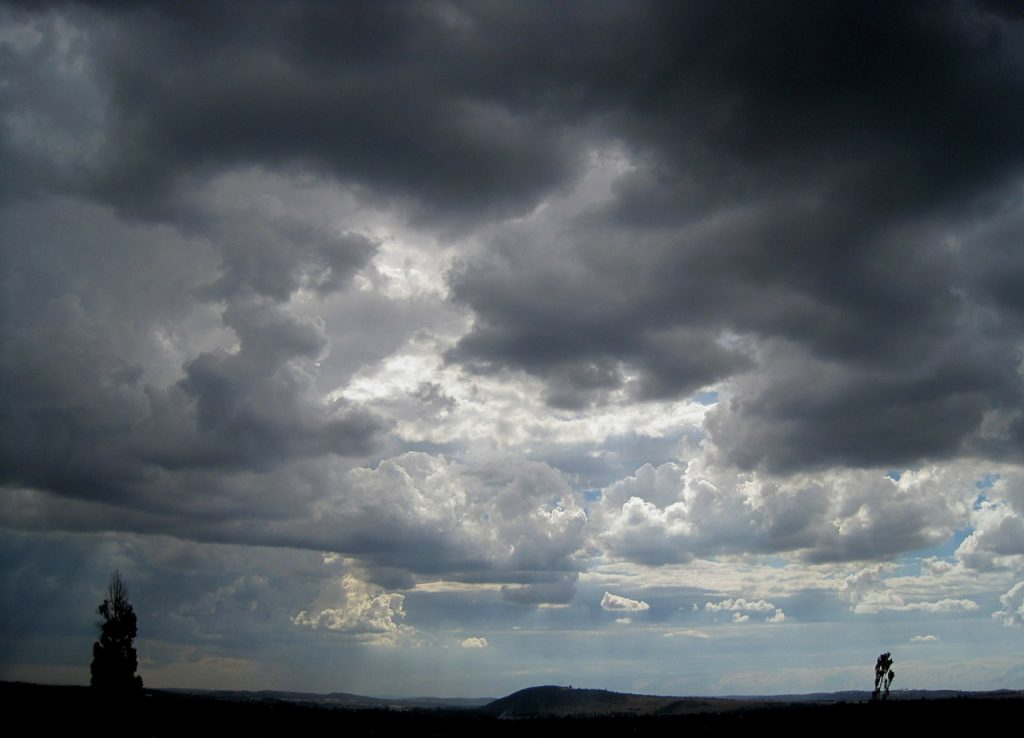
#> input picture 9回目/sample_cloud.jpg, 1024 x 738 px, found by its file name
$ python '9_1演習問題1.py'
#> lines starting #> are read from the running program, lines starting #| are printed output that depends on the picture; long printed decimals are rounded
#> in get_rgb, input_img is the input picture: shape (738, 1024, 3); mean B, G, R 99.5, 94, 87.6
# 解説：1.2.SVMを利用した空の写真の天気判定①

"""
【問題】
空欄を埋める形で、画像データの処理を実行してください。
本演習問題では、以下の部分のコードを修正します。
・画像データの要素数と実際の曇り画像を表示する部分をshow_img関数として定義する
・画像のRGBの平均値を求めるaverage_color関数で、それぞれの平均を求める部分を埋める
・get_rgb関数内で画像データを数値データに変換し、show_img関数とaverage_color関数を呼び出す
"""

# 使用するモジュールの読み込み
import pandas as pd
import numpy as np
import matplotlib.pyplot as plt
import cv2

#データのディレクトリを定義
directory ='./tenants/data/'

def show_img(input_img):
    #画像データの要素数
    img_structure = input_img.shape
#> img_structure = (738, 1024, 3)
    print(f'画像データの要素数：{img_structure}\n')
#| 画像データの要素数：(738, 1024, 3)

    #BGR→RGBに変換して表示
    input_img = cv2.cvtColor(input_img, cv2.COLOR_BGR2RGB)
    plt.imshow(input_img)
    plt.show()
    plt.clf()

# 画像中のRGB (Red/Green/Blue) を求めるための関数
def average_color(src):

    average_bgr = [0,0,0]
    # RGBの平均値の算出
    for i in range(3):
        extract_img = src[:,:,i]
        average_bgr[i] = np.average(extract_img)
#> this loop made 3 passes
#> pass 1, in average_color, `extract_img = src[:,:,i]`:
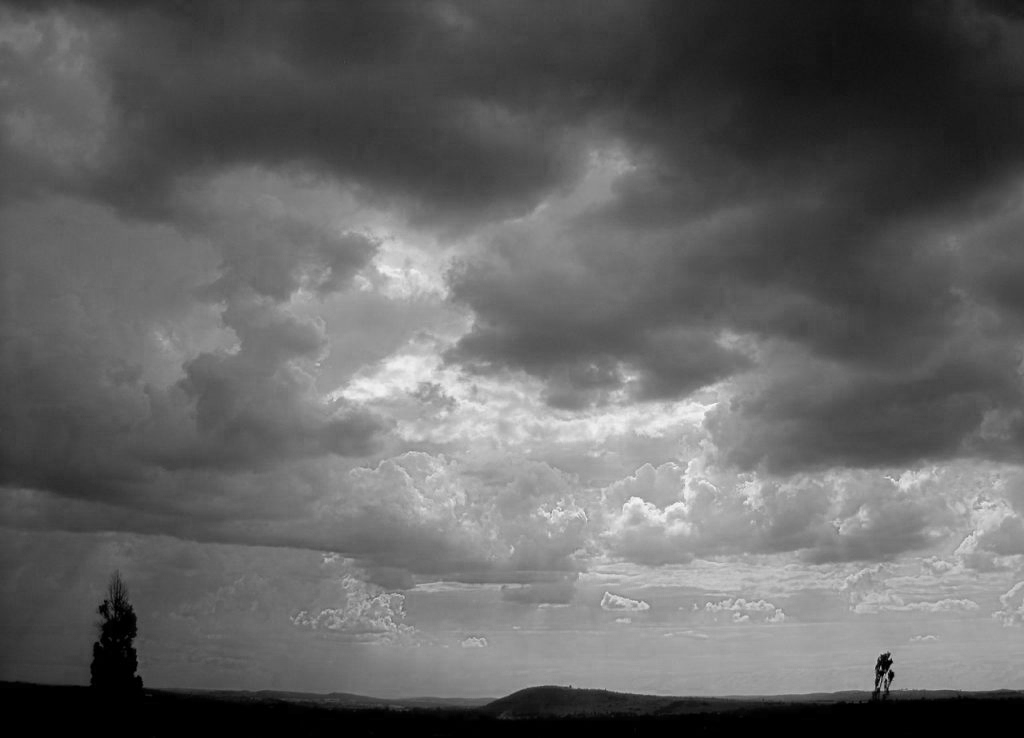
#> extract_img: shape (738, 1024); min 0, max 250, mean 99.5
#> pass 3, in average_color, `extract_img = src[:,:,i]`:
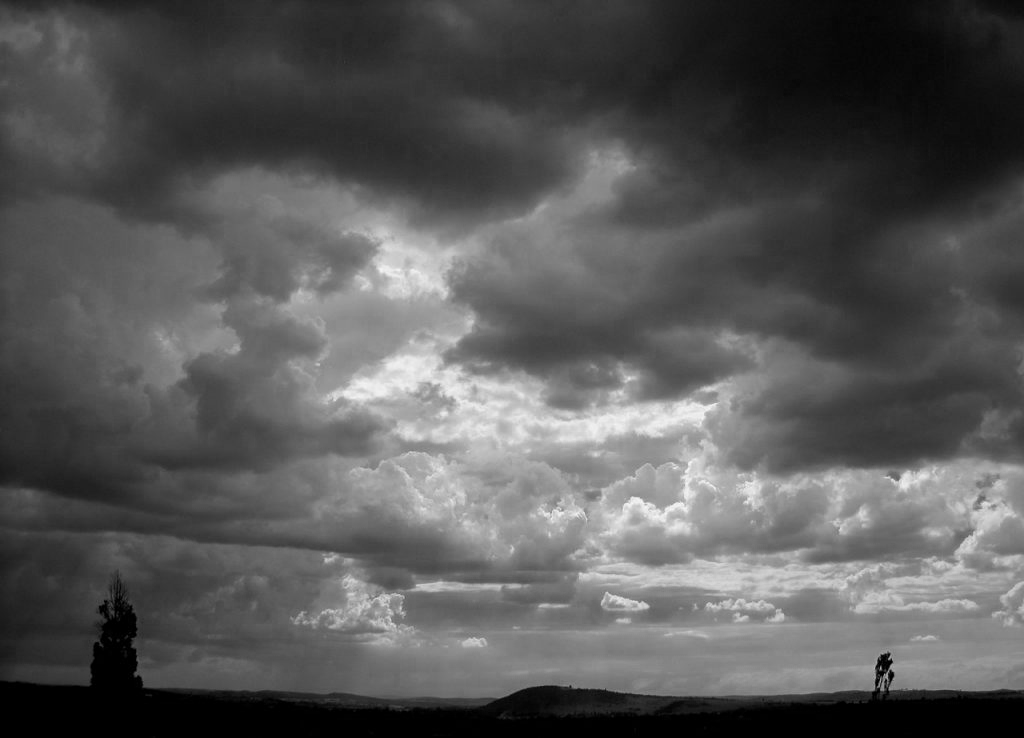
#> extract_img: shape (738, 1024); min 0, max 248, mean 87.6
#> after the loop, average_bgr = [99.49, 93.97, 87.61]

    rgb_value = [average_bgr[2], average_bgr[1], average_bgr[0]]
#> rgb_value = [87.61, 93.97, 99.49]

    return rgb_value

# 画像データから特徴量を抽出する関数
def get_rgb(file, label):
    #画像の読み込み
    input_img = cv2.imread(file)
    show_img(input_img)

    #RGBの平均値を取得する
    rgb_value = average_color(input_img)
#> rgb_value = [87.61, 93.97, 99.49]
    #label, R, G, Bの要素を\t区切り(tsv)で表す
    tsv_line = f'{label}\t{rgb_value[0]}\t{rgb_value[1]}\t{rgb_value[2]}\n'

    return tsv_line

# 曇り画像のサンプルデータ読み込み
file = f'{directory}/sample_cloud.jpg'

#サンプルデータのRGB取得
tsv_line = get_rgb(file, '002')
print(f'sample_cloud.jpgのラベルとRGB：\n{tsv_line}')
#| sample_cloud.jpgのラベルとRGB：
#| 002	87.609	93.969	99.490

$ run again, with 9回目/sample_bluesky.jpg copied over 9回目/sample_cloud.jpg
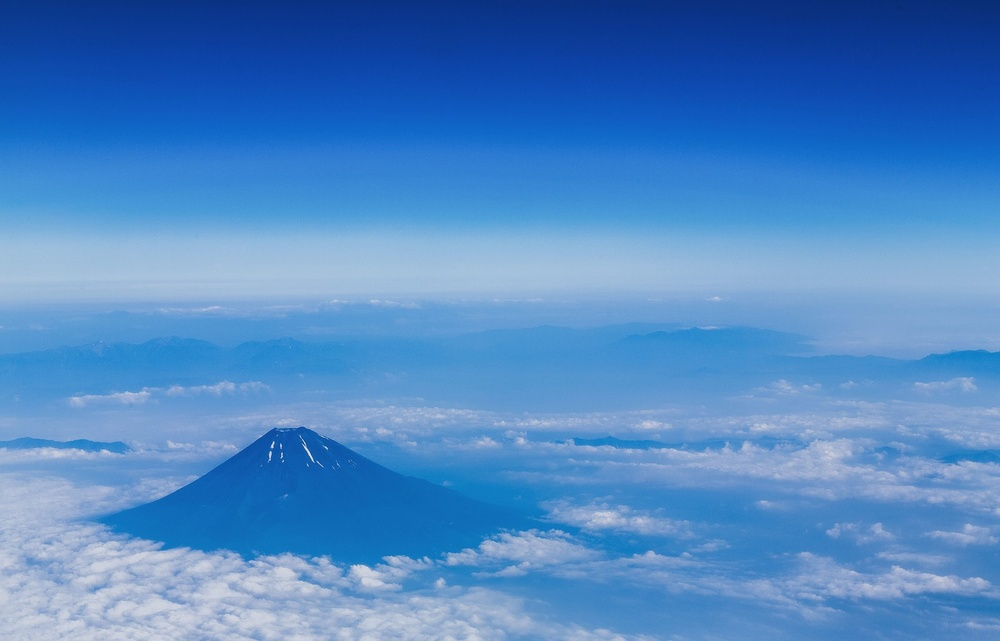
#> input picture 9回目/sample_bluesky.jpg, 1000 x 641 px, shrunk from 1600 x 1025 before the run, found by its file name
#> in get_rgb, input_img is the input picture: shape (641, 1000, 3); mean B, G, R 197.4, 134.6, 78.2
#| 画像データの要素数：(641, 1000, 3)
#> the loop in average_color, `for i in range(3):` made 3 passes
#> pass 1, in average_color, `extract_img = src[:,:,i]`:
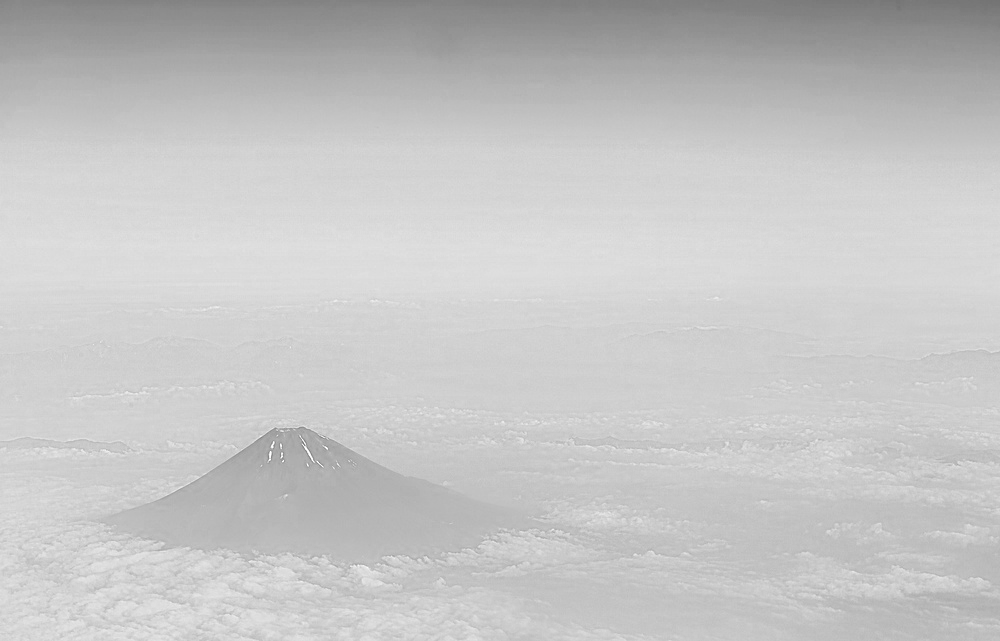
#> extract_img: shape (641, 1000); min 107, max 255, mean 197.4
#> pass 3, in average_color, `extract_img = src[:,:,i]`:
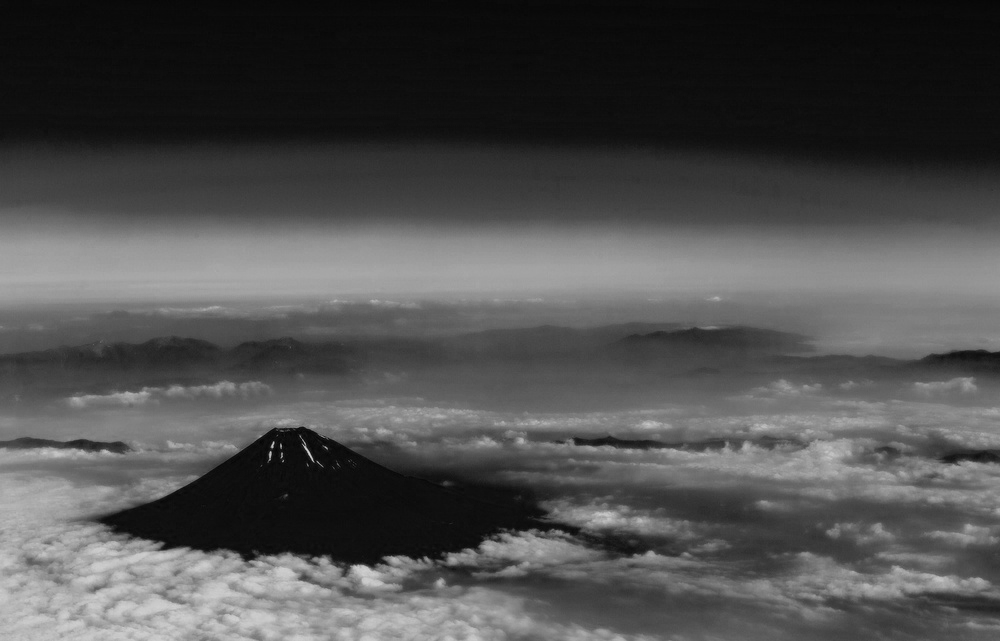
#> extract_img: shape (641, 1000); min 1, max 214, mean 78.2
#> after the loop in average_color, `for i in range(3):`: average_bgr = [197.4, 134.6, 78.16]
#> in average_color, `rgb_value = [average_bgr[2], average_bgr[1], average_bgr[0]]`: rgb_value = [78.16, 134.6, 197.4]
#| sample_cloud.jpgのラベルとRGB：
#| 002	78.164	134.581	197.438
